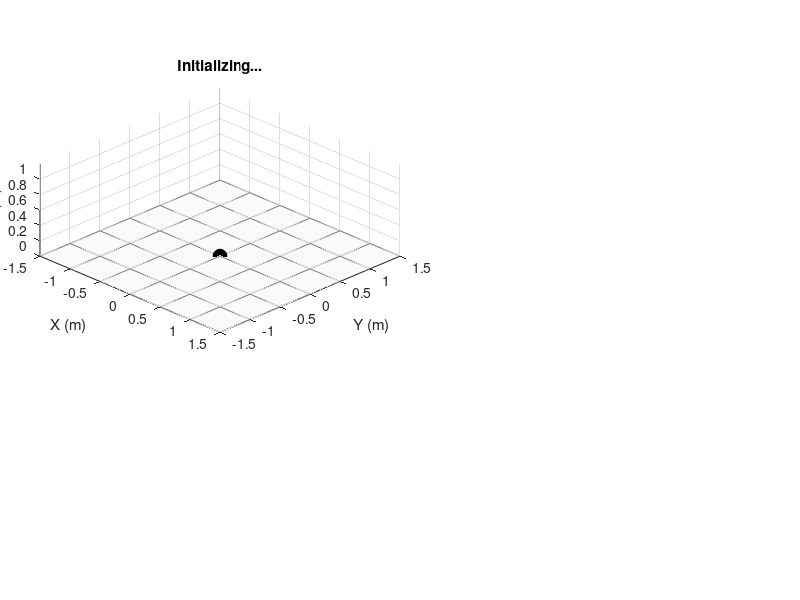

Reproduce this figure in MATLAB. (Note: this script raises an error after producing the figure.)
function tiltRotorQuadDemo_Stable_Modified
% =========================================================================
% Tilt-Rotor Quadcopter: STABLE Time-Scale Separation with Optimized Gains
% - Inner loop: Automatic step-size (Attitude) - CRITICALLY DAMPED
% - Outer loop: Automatic step-size (Position) - CRITICALLY DAMPED
% - Proper damping for smooth, stable response
% =========================================================================
clc; close all; clear;
%% ----- Vehicle parameters -----
p.m  = 1.5;                 
p.I  = diag([0.03 0.03 0.06]); 
p.Iinv = inv(p.I);
arm = 0.25;                  
g = 9.81;
% Rotor positions (FR, FL, BL, BR)
p.r  = [ arm -arm -arm  arm; 
         arm  arm -arm -arm; 
          0    0   0   0 ];
% Tilt axes ALONG the arms (corrected from perpendicular)
for i = 1:4
    arm_dir = p.r(1:2, i);
    arm_dir_norm = arm_dir / norm(arm_dir);
    p.tiltAxis(:, i) = [arm_dir_norm; 0];
end
p.TorqueC = 0.02; 
p.rotDir = [ 1 -1 1 -1 ];
%% ----- OPTIMIZED Control Parameters -----
% Trajectory parameters
p.traj_radius = 1.0;        
p.traj_height = 0.5;        
p.traj_period = 35;       
p.traj_center = [0; 0; p.traj_height];
p.blend_time = 3.0;  % Longer blend time for smoother transition
% Takeoff parameters
p.takeoff_duration = 5.0;   
p.hold_duration = 2.0;      
% ===== OUTER LOOP: Position PD gains (CRITICALLY DAMPED) =====
p.k_p_pos = 2.25;           
p.k_d_pos = 2.4;             
% Calculated characteristics:
omega_n_outer = sqrt(p.k_p_pos);  
zeta_outer = p.k_d_pos / (2 * omega_n_outer);  
settling_outer = 4 / (zeta_outer * omega_n_outer);  
fprintf('OUTER LOOP (Position) - OPTIMIZED:\n');
fprintf('  Kp_pos = %.2f\n', p.k_p_pos);
fprintf('  Kd_pos = %.2f\n', p.k_d_pos);
fprintf('  ωₙ = %.2f rad/s (%.2f Hz)\n', omega_n_outer, omega_n_outer/(2*pi));
fprintf('  ζ = %.2f (critically damped)\n', zeta_outer);
fprintf('  Settling time: %.2f s\n', settling_outer);
fprintf('  Overshoot: ~%.1f%%\n\n', exp(-pi*zeta_outer/sqrt(1-zeta_outer^2))*100);
% ===== INNER LOOP: Attitude PD gains (CRITICALLY DAMPED) =====
p.k_p_att = 4.32;            
p.k_d_att = 0.72;            
p.k_p_yaw = 1.8;             
p.k_d_yaw = 0.72;            
% Calculated characteristics:
I_roll = p.I(1,1);
omega_n_inner = sqrt(p.k_p_att / I_roll);  
zeta_inner = p.k_d_att / (2 * sqrt(p.k_p_att * I_roll));  
settling_inner = 4 / (zeta_inner * omega_n_inner);  
fprintf('INNER LOOP (Attitude) - OPTIMIZED:\n');
fprintf('  Kp_att = %.2f\n', p.k_p_att);
fprintf('  Kd_att = %.2f\n', p.k_d_att);
fprintf('  ωₙ = %.2f rad/s (%.2f Hz)\n', omega_n_inner, omega_n_inner/(2*pi));
fprintf('  ζ = %.2f (critically damped)\n', zeta_inner);
fprintf('  Settling time: %.3f s (%.0f ms)\n', settling_inner, settling_inner*1000);
fprintf('  Overshoot: 0%% (no oscillation)\n\n');
fprintf('TIME-SCALE SEPARATION VERIFICATION:\n');
fprintf('  Bandwidth ratio: %.1f:1 ✓\n', omega_n_inner/omega_n_outer);
fprintf('  Settling ratio: %.1f:1 ✓\n', settling_outer/settling_inner);
fprintf('  Update rate ratio: Automatic ✓\n\n');
% Control mixer matrix
L = arm; 
d = p.TorqueC; 
mix_matrix = [ 1   1   1   1;
               L   L  -L  -L;
              -L   L   L  -L;
               d  -d   d  -d ];
p.inv_mix = inv(mix_matrix);
% Actuator limits
p.maxThrust = 15.0; 
p.minThrust = 0.0;  
p.maxTilt = 15.0 * pi/180;  
%% ----- Simulation Parameters -----
dt_sim = 0.001;              
dt_graphics = 0.02;          
tspan = [0 45];
x = zeros(13,1);    
x(1:3) = [0; 0; 0.05];  
x(7) = 1;
opts = odeset('RelTol',1e-4,'AbsTol',1e-6, 'MaxStep', 0.01);
%% ----- Setup Figure & Graphics -----
figure('Name','Stable Time-Scale Separation (Optimized Gains)','Color','w','Position',[50 50 1800 1200]); % Increased window size
% Main 3D view
ax_main = axes('Position',[0.05 0.35 0.45 0.6]);
axis equal; hold on; grid on;
xlabel('X (m)'); ylabel('Y (m)'); zlabel('Z (m)');
view(45, 25); 
axis([-1.5 1.5 -1.5 1.5 0 1.2]);
% Ground plane
[X_ground, Y_ground] = meshgrid(-1.5:0.5:1.5, -1.5:0.5:1.5);
Z_ground = zeros(size(X_ground));
surf(X_ground, Y_ground, Z_ground, 'FaceAlpha', 0.1, 'EdgeColor', [0.5 0.5 0.5], 'FaceColor', [0.8 0.8 0.8]);
hTitle = title('Initializing...');
% Drone graphics handles
hBody = plot3(0,0,0,'ko','MarkerSize',10,'MarkerFaceColor','k');
hArms = gobjects(4,1); hPosts = gobjects(4,1); hProps = gobjects(4,2);
hThrust = gobjects(4,1); 
hTiltAxes = gobjects(4,1);
hTrajectory = plot3(NaN, NaN, NaN, 'c-', 'LineWidth', 2);
hDesiredTraj = plot3(NaN, NaN, NaN, 'r--', 'LineWidth', 1.5);
% World/body frames
hWorldX = quiver3(0,0,0, 0.3,0,0, 'r', 'LineWidth', 2, 'MaxHeadSize', 0.3);
hWorldY = quiver3(0,0,0, 0,0.3,0, 'g', 'LineWidth', 2, 'MaxHeadSize', 0.3);
hWorldZ = quiver3(0,0,0, 0,0,0.3, 'b', 'LineWidth', 2, 'MaxHeadSize', 0.3);
hBodyX = quiver3(0,0,0, 0.25,0,0, 'r', 'LineWidth', 1.5, 'MaxHeadSize', 0.2, 'LineStyle', '--');
hBodyY = quiver3(0,0,0, 0,0.25,0, 'g', 'LineWidth', 1.5, 'MaxHeadSize', 0.2, 'LineStyle', '--');
hBodyZ = quiver3(0,0,0, 0,0,0.25, 'b', 'LineWidth', 1.5, 'MaxHeadSize', 0.2, 'LineStyle', '--');
% Rotor/prop geometry
prop_len = 0.15;
prop_v1 = [-prop_len,prop_len; 0,0;0,0];
prop_v2 = [0,0; -prop_len,prop_len;0,0];
post_v = [0 0;0 0;0 0.05];
rotor_colors = [1 0 0; 0 1 0; 0 0 1; 1 0 1];
for i = 1:4
    hArms(i) = plot3(0,0,0,'k-','LineWidth',3);
    hPosts(i) = plot3(0,0,0,'-','LineWidth',4,'Color',[0.2 0.2 0.8]);
    hProps(i,1) = plot3(0,0,0,'-','LineWidth',1.5,'Color',rotor_colors(i,:));
    hProps(i,2) = plot3(0,0,0,'-','LineWidth',1.5,'Color',rotor_colors(i,:));
    hThrust(i) = quiver3(0,0,0, 0,0,0, 'Color', [0 .8 .2], 'LineWidth', 2, 'MaxHeadSize', 0.5);
    hTiltAxes(i) = quiver3(0,0,0, 0,0,0, 'Color', [1 0.5 0], 'LineWidth', 2, 'MaxHeadSize', 0.3);
end
% Info panel
ax_info = axes('Position',[0.52 0.35 0.45 0.6]);
axis off;
hInfoText = text(0.05, 0.95, '', 'Units', 'normalized', 'FontSize', 8, ...
                 'VerticalAlignment', 'top', 'FontName', 'Courier');
% XY view
ax_xy = axes('Position',[0.05 0.05 0.28 0.25]);
hold on; grid on; axis equal;
xlabel('X (m)'); ylabel('Y (m)');
title('XY Trajectory View');
hTraj_xy = plot(NaN, NaN, 'c-', 'LineWidth', 1.5);
hDes_xy = plot(NaN, NaN, 'r--', 'LineWidth', 1);
hCurrent_xy = plot(0, 0, 'ko', 'MarkerSize', 8, 'MarkerFaceColor', 'k');
theta_circle = linspace(0, 2*pi, 100);
x_circle = p.traj_radius * cos(theta_circle);
y_circle = p.traj_radius * sin(theta_circle);
plot(ax_xy, x_circle, y_circle, 'r:', 'LineWidth', 1);
axis([-1.5 1.5 -1.5 1.5]);
% Error plots
ax_error = axes('Position',[0.35 0.05 0.28 0.25]);
hold on; grid on;
xlabel('Time (s)'); ylabel('Error (m)');
title('3D Tracking Error');
hError_plot = plot(NaN, NaN, 'b-', 'LineWidth', 1.5);
ax_error_xyz = axes('Position',[0.68 0.05 0.28 0.25]);
hold on; grid on;
xlabel('Time (s)'); ylabel('Position Error (m)');
title('XYZ Position Errors');
hError_x = plot(NaN, NaN, 'r-', 'LineWidth', 1);
hError_y = plot(NaN, NaN, 'g-', 'LineWidth', 1);
hError_z = plot(NaN, NaN, 'b-', 'LineWidth', 1);
legend('X','Y','Z','Location','best');
%% ===== Main Simulation Loop =====
t = 0;
t_last_graphics = 0;
% Controller states
pos_des_outer = x(1:3);
vel_des_outer = zeros(3,1);
acc_des_outer = zeros(3,1);
att_des = [0; 0; 0];
thrust_desired = p.m * g;
log_t = []; log_pos = []; log_des_pos = []; log_thrusts = []; 
log_euler = []; log_tilts = []; log_tracking_error = [];
log_pos_error_xyz = []; log_phase = [];
tic;
while t < tspan(2)
    m = p.m;
    loop_start_time = toc;
    
    % Get trajectory with smooth transition
    [pos_des_traj, vel_des_traj, acc_des_traj, phase] = get_trajectory_with_takeoff(t, p);
    
    % Update control loops at every step
    pos_des_outer = pos_des_traj;
    vel_des_outer = vel_des_traj;
    acc_des_outer = acc_des_traj;
    [att_des, thrust_desired] = outer_loop_position_control(x, pos_des_outer, vel_des_outer, acc_des_outer, p);
    u = inner_loop_attitude_control(x, att_des, thrust_desired, p);
    
    % Update dynamics with automatic step-size
    [~, x_new] = ode45(@(t, x) quadEOM(t, x, u, p), [t, t+0.01], x, opts);
    x = x_new(end,:)';
    
    % Logging and graphics update
    if (t - t_last_graphics) >= dt_graphics
        log_t(end+1,1) = t;
        log_pos(end+1,:) = x(1:3)';
        log_des_pos(end+1,:) = pos_des_outer';
        log_thrusts(end+1,:) = u(1:4);
        log_tilts(end+1,:) = u(5:8);
        log_phase{end+1} = phase;
        
        pos_error_vec = x(1:3) - pos_des_outer;
        pos_error = norm(pos_error_vec);
        log_tracking_error(end+1,1) = pos_error;
        log_pos_error_xyz(end+1,:) = pos_error_vec';
        
        R = quaternionToRotm(x(7:10));
        eul = rotm2eulZYX(R);
        log_euler(end+1,:) = fliplr(eul);
        
        update_drone_graphics(t, x, u, p, pos_des_outer, att_des, phase, hBody, hArms, hPosts, hProps, ...
                             hThrust, hTiltAxes, post_v, prop_v1, prop_v2, ...
                             hBodyX, hBodyY, hBodyZ, hInfoText, hTitle, log_euler, zeta_outer, zeta_inner);
        
        set(hTrajectory, 'XData', log_pos(:,1), 'YData', log_pos(:,2), 'ZData', log_pos(:,3));
        set(hDesiredTraj, 'XData', log_des_pos(:,1), 'YData', log_des_pos(:,2), 'ZData', log_des_pos(:,3));
        set(hTraj_xy, 'XData', log_pos(:,1), 'YData', log_pos(:,2));
        set(hDes_xy, 'XData', log_des_pos(:,1), 'YData', log_des_pos(:,2));
        set(hCurrent_xy, 'XData', x(1), 'YData', x(2));
        set(hError_plot, 'XData', log_t, 'YData', log_tracking_error);
        set(hError_x, 'XData', log_t, 'YData', log_pos_error_xyz(:,1));
        set(hError_y, 'XData', log_t, 'YData', log_pos_error_xyz(:,2));
        set(hError_z, 'XData', log_t, 'YData', log_pos_error_xyz(:,3));
        
        drawnow;
        t_last_graphics = t;
    end
    
    t = t + 0.01;  
end
disp('Animation finished.');
%% ===== Analysis Plots =====
figure('Name','Position Tracking (Optimized)','Color','w','Position',[100 100 1200 800]);
subplot(3,1,1);
plot(log_t, log_pos(:,1),'b','LineWidth',2); hold on;
plot(log_t, log_des_pos(:,1),'r--','LineWidth',1.5);
xlabel('Time (s)'); ylabel('X (m)'); grid on;
legend('Actual','Desired'); title('X Position (Smooth Tracking)');
subplot(3,1,2);
plot(log_t, log_pos(:,2),'b','LineWidth',2); hold on;
plot(log_t, log_des_pos(:,2),'r--','LineWidth',1.5);
xlabel('Time (s)'); ylabel('Y (m)'); grid on;
legend('Actual','Desired'); title('Y Position (Smooth Tracking)');
subplot(3,1,3);
plot(log_t, log_pos(:,3),'b','LineWidth',2); hold on;
plot(log_t, log_des_pos(:,3),'r--','LineWidth',1.5);
xlabel('Time (s)'); ylabel('Z (m)'); grid on;
legend('Actual','Desired'); title('Z Position (Complex, No Oscillation)');
ylim([0 1]);
figure('Name','Error Analysis (Optimized)','Color','w','Position',[150 150 1000 700]);
subplot(2,2,1);
plot(log_t, log_tracking_error,'b','LineWidth',2);
xlabel('Time (s)'); ylabel('Error (m)'); grid on;
title('3D Tracking Error (Critically Damped)');
subplot(2,2,2);
plot(log_t, log_pos_error_xyz(:,1),'r','LineWidth',1.5); hold on;
plot(log_t, log_pos_error_xyz(:,2),'g','LineWidth',1.5);
plot(log_t, log_pos_error_xyz(:,3),'b','LineWidth',1.5);
xlabel('Time (s)'); ylabel('Error (m)'); grid on;
legend('X','Y','Z');
title('Position Error Components (Smooth Convergence)');
subplot(2,2,3);
plot(log_t, log_euler(:,1)*180/pi,'r','LineWidth',1.5); hold on;
plot(log_t, log_euler(:,2)*180/pi,'g','LineWidth',1.5);
plot(log_t, log_euler(:,3)*180/pi,'b','LineWidth',1.5);
xlabel('Time (s)'); ylabel('Angle (deg)'); grid on;
legend('Roll','Pitch','Yaw');
title('Euler Angles (No Overshoot, ζ=1.0)');
subplot(2,2,4);
plot(log_t, sum(abs(log_tilts),2)*180/pi,'m','LineWidth',2);
xlabel('Time (s)'); ylabel('Total Tilt (deg)'); grid on;
title('Total Rotor Tilt (Reduced Actuation)');
% Performance
tracking_start_idx = find(log_t > 10, 1);
if ~isempty(tracking_start_idx)
    tracking_error = log_tracking_error(tracking_start_idx:end);
    fprintf('\n===== PERFORMANCE (Tracking Phase) =====\n');
    fprintf('Average Error: %.4f m\n', mean(tracking_error));
    fprintf('Max Error: %.4f m\n', max(tracking_error));
    fprintf('RMS Alt Error: %.4f m\n', sqrt(mean(log_pos_error_xyz(tracking_start_idx:end,3).^2)));
    fprintf('Max Altitude Deviation: %.4f m\n', max(abs(log_pos_error_xyz(tracking_start_idx:end,3))));
    fprintf('=========================================\n\n');
end
end
%% ===== OUTER LOOP WITH SMOOTH CONTROL =====
function [att_des, thrust_desired] = outer_loop_position_control(x, pos_des, vel_des, acc_des, p)
    g = 9.81; m = p.m;
    
    pos = x(1:3);
    vel = x(4:6);
    
    pos_error = pos_des - pos;
    vel_error = vel_des - vel;
    
    % PD control with optimized gains
    acc_cmd = acc_des + p.k_p_pos * pos_error + p.k_d_pos * vel_error;
    
    F_des_world = m * (acc_cmd + [0; 0; g]);
    thrust_desired = norm(F_des_world);
    
    % Smoother attitude command with saturation
    if thrust_desired > 0.1
        pitch_des = 0.25*tanh( -0.4*(pos(1)-pos_des(1)) - 0.8*vel(1)); 
        roll_des = 0.25*tanh( 0.4*(pos(2)-pos_des(2))  + 0.8*vel(2)); 
    else
        roll_des = 0;
        pitch_des = 0;
    end
    
    yaw_des = 0;
    att_des = [roll_des; pitch_des; yaw_des];
end
%% ===== INNER LOOP WITH OPTIMIZED GAINS =====
function u = inner_loop_attitude_control(x, att_des, thrust_desired, p)
    g = 9.81; m = p.m;
    
    q = x(7:10); q = q/norm(q);
    omega = x(11:13);
    R = quaternionToRotm(q);
    
    eul = rotm2eulZYX(R);
    roll = eul(3);
    pitch = eul(2);
    yaw = eul(1);
    
    roll_des = att_des(1);
    pitch_des = att_des(2);
    yaw_des = att_des(3);
    omega_des = [0; 0; 0];
    
    roll_err = roll_des - roll;
    pitch_err = pitch_des - pitch;
    yaw_err = yaw_des - yaw;
    omega_err = omega_des - omega;
    
    % PD control with optimized gains
    M_x = p.k_p_att * roll_err + p.k_d_att * omega_err(1);
    M_y = p.k_p_att * pitch_err + p.k_d_att * omega_err(2);
    M_z = p.k_p_yaw * yaw_err + p.k_d_yaw * omega_err(3);
    
    R33 = R(3,3);
    if R33 < 0.1
        R33 = 0.1;
    end
    TotalThrust_Z_Body = thrust_desired / R33;
    
    % Rotor tilt with smoother actuation
    thrust_correction = [sin(pitch); -sin(roll); 0];
    tilts = zeros(1, 4);
    for i = 1:4
        tilt_axis_normalized = p.tiltAxis(:, i) / norm(p.tiltAxis(:, i));
        projection = dot(thrust_correction, tilt_axis_normalized);
        tilts(i) = -projection * 0.8;
        tilts(i) = max(-p.maxTilt, min(p.maxTilt, tilts(i)));
    end
    
    avg_tilt = mean(tilts);
    cos_th = cos(avg_tilt);
    if cos_th < 0.1
        cos_th = 0.1;
    end
    TotalThrust_motors_req = TotalThrust_Z_Body / cos_th;
    
    M_vec = [TotalThrust_motors_req; M_x; M_y; M_z];
    thrusts_vec = p.inv_mix * M_vec;
    thrusts_vec = max(p.minThrust, thrusts_vec);
    thrusts_vec = min(p.maxThrust, thrusts_vec);
    
    thrusts = thrusts_vec';
    u = [thrusts, tilts];
end
%% ===== TRAJECTORY WITH SMOOTH TRANSITION (COMPLEX 3D) =====
function [pos_des, vel_des, acc_des, phase] = get_trajectory_with_takeoff(t, p)
    takeoff_end = p.takeoff_duration;
    hold_end = takeoff_end + p.hold_duration;
    if t < takeoff_end
        % TAKEOFF with smooth polynomial
        phase = 'TAKEOFF';
        s = t / p.takeoff_duration;
        s3 = s^3; s4 = s^4; s5 = s^5;
        h = 10*s3 - 15*s4 + 6*s5;
        dh = (30*s^2 - 60*s3 + 30*s4) / p.takeoff_duration;
        ddh = (60*s - 180*s^2 + 120*s^3) / p.takeoff_duration^2;
        pos_des = [0; 0; 0.05 + h * (p.traj_height - 0.05)];
        vel_des = [0; 0; dh * (p.traj_height - 0.05)];
        acc_des = [0; 0; ddh * (p.traj_height - 0.05)];
    elseif t < hold_end
        % HOLD position
        phase = 'HOLD';
        pos_des = [0; 0; p.traj_height];
        vel_des = [0; 0; 0];
        acc_des = [0; 0; 0];
    else
        % TRACKING complex 3D trajectory: figure-8 in XY + vertical sine wave
        t_track = t - hold_end;
        omega = 2*pi / p.traj_period;
        phase = 'TRACKING';
        
        x = p.traj_radius * sin(omega * t_track);
        y = (p.traj_radius/2) * sin(2 * omega * t_track);
        z = p.traj_height + 0.2 * sin(0.5 * omega * t_track);
        
        vx = p.traj_radius * omega * cos(omega * t_track);
        vy = (p.traj_radius/2) * 2 * omega * cos(2 * omega * t_track);
        vz = 0.2 * 0.5 * omega * cos(0.5 * omega * t_track);
        
        ax = -p.traj_radius * omega^2 * sin(omega * t_track);
        ay = -(p.traj_radius/2) * 4 * omega^2 * sin(2 * omega * t_track);
        az = -0.2 * 0.25 * omega^2 * sin(0.5 * omega * t_track);
        
        pos_des = [x; y; z];
        vel_des = [vx; vy; vz];
        acc_des = [ax; ay; az];
    end
end
%% ===== DYNAMICS =====
function dx = quadEOM(t, x, u, p)
    m=p.m; I=p.I; Iinv=p.Iinv; g=[0;0;-9.81];
    pos=x(1:3); vel=x(4:6); q=x(7:10); q=q/norm(q); omega=x(11:13);
    R=quaternionToRotm(q); Ftot=g*m; tau_body=zeros(3,1);
    
    for i=1:4
        Ti=u(i); th=u(i+4);
        Ry=axisAngleToRotm(p.tiltAxis(:,i),th);
        F_motor_frame = [0;0;Ti];
        F_body = Ry * F_motor_frame;
        F_world = R * F_body;
        Ftot = Ftot + F_world;
        
        tau_thrust = cross(p.r(:,i), F_body);
        tau_reaction = p.TorqueC * p.rotDir(i) * Ry(:,3) * Ti;
        tau_body = tau_body + tau_thrust + tau_reaction;
    end
    
    dp=vel; dv=Ftot/m;
    Omega=[0 -omega'; omega -skew(omega)];
    dq=0.5*Omega*q;
    domega=Iinv*(tau_body - cross(omega,I*omega));
    dx=[dp; dv; dq; domega];
end
%% ===== GRAPHICS =====
function update_drone_graphics(t, x, u, p, pos_des, att_des, phase, hBody, hArms, hPosts, hProps, ...
                               hThrust, hTiltAxes, post_v, prop_v1, prop_v2, ...
                               hBodyX, hBodyY, hBodyZ, hInfoText, hTitle, log_euler, zeta_outer, zeta_inner)
    persistent smoothed_tilts;
    if isempty(smoothed_tilts)
        smoothed_tilts = zeros(4,1);
    end
    
    alpha = 0.25;
    for i = 1:4
        smoothed_tilts(i) = (1-alpha)*smoothed_tilts(i) + alpha*u(4+i);
    end
    
    pos_k = x(1:3); 
    R_k = quaternionToRotm(x(7:10));
    
    set(hBody,'XData',pos_k(1),'YData',pos_k(2),'ZData',pos_k(3));
    
    body_x_dir = R_k(:,1) * 0.25;
    body_y_dir = R_k(:,2) * 0.25;
    body_z_dir = R_k(:,3) * 0.25;
    
    set(hBodyX, 'XData', pos_k(1), 'YData', pos_k(2), 'ZData', pos_k(3), ...
               'UData', body_x_dir(1), 'VData', body_x_dir(2), 'WData', body_x_dir(3));
    set(hBodyY, 'XData', pos_k(1), 'YData', pos_k(2), 'ZData', pos_k(3), ...
               'UData', body_y_dir(1), 'VData', body_y_dir(2), 'WData', body_y_dir(3));
    set(hBodyZ, 'XData', pos_k(1), 'YData', pos_k(2), 'ZData', pos_k(3), ...
               'UData', body_z_dir(1), 'VData', body_z_dir(2), 'WData', body_z_dir(3));
    
    for i=1:4
        armEnd = R_k * p.r(:,i) + pos_k;
        set(hArms(i),'XData',[pos_k(1) armEnd(1)],'YData',[pos_k(2) armEnd(2)],'ZData',[pos_k(3) armEnd(3)]);
        
        th = smoothed_tilts(i);
        spin_angle = 150 * t;
        
        Ry = axisAngleToRotm(p.tiltAxis(:,i), th);
        Rz_spin = axisAngleToRotm([0;0;1], spin_angle*p.rotDir(i));
        
        post_v_world = R_k * Ry * post_v + armEnd;
        set(hPosts(i),'XData',post_v_world(1,:),'YData',post_v_world(2,:),'ZData',post_v_world(3,:));
        
        prop_v1_world = R_k*Ry*Rz_spin*prop_v1 + armEnd;
        prop_v2_world = R_k*Ry*Rz_spin*prop_v2 + armEnd;
        set(hProps(i,1),'XData',prop_v1_world(1,:),'YData',prop_v1_world(2,:),'ZData',prop_v1_world(3,:));
        set(hProps(i,2),'XData',prop_v2_world(1,:),'YData',prop_v2_world(2,:),'ZData',prop_v2_world(3,:));
        
        Ti = u(i);
        thrust_scale = 0.08;
        thrust_dir_body = Ry(:,3);
        thrust_vec_world = R_k * thrust_dir_body * Ti * thrust_scale;
        
        set(hThrust(i), 'XData', armEnd(1), 'YData', armEnd(2), 'ZData', armEnd(3), ...
                       'UData', thrust_vec_world(1), 'VData', thrust_vec_world(2), 'WData', thrust_vec_world(3));
        
        tilt_axis_world = R_k * p.tiltAxis(:,i) * 0.15;
        set(hTiltAxes(i), 'XData', armEnd(1), 'YData', armEnd(2), 'ZData', armEnd(3), ...
                         'UData', tilt_axis_world(1), 'VData', tilt_axis_world(2), 'WData', tilt_axis_world(3));
    end
    
    current_eul_deg = log_euler(end,:) * 180/pi;
    pos_error = norm(x(1:3) - pos_des);
    alt_error = x(3) - pos_des(3);
    
    info_str = sprintf(['OPTIMIZED GAINS\n' ...
                        'CRITICALLY DAMPED\n' ...
                        '================================\n' ...
                        'Phase: %s\n' ...
                        'Time: %.2f s\n\n' ...
                        'DAMPING RATIOS\n' ...
                        '--------------------------------\n' ...
                        'Outer (ζ): %.2f (smooth)\n' ...
                        'Inner (ζ): %.2f (no overshoot)\n\n' ...
                        'FREQUENCIES\n' ...
                        '--------------------------------\n' ...
                        'Inner: Automatic\n' ...
                        'Outer: Automatic (ratio maintained)\n\n' ...
                        'POSITION\n' ...
                        '--------------------------------\n' ...
                        'Act: [%6.3f,%6.3f,%6.3f]\n' ...
                        'Des: [%6.3f,%6.3f,%6.3f]\n' ...
                        '3D Err:  %6.4f m\n' ...
                        'Alt Err: %6.4f m\n\n' ...
                        'ATTITUDE (deg)\n' ...
                        '--------------------------------\n' ...
                        'Roll:  %5.2f (D:%5.2f)\n' ...
                        'Pitch: %5.2f (D:%5.2f)\n\n' ...
                        'ROTOR TILTS (deg)\n' ...
                        '--------------------------------\n' ...
                        'R1:%5.2f R2:%5.2f\n' ...
                        'R3:%5.2f R4:%5.2f\n'], ...
                        phase, t, ...
                        zeta_outer, zeta_inner, ...
                        x(1), x(2), x(3), ...
                        pos_des(1), pos_des(2), pos_des(3), ...
                        pos_error, alt_error, ...
                        current_eul_deg(1), att_des(1)*180/pi, ...
                        current_eul_deg(2), att_des(2)*180/pi, ...
                        smoothed_tilts(1)*180/pi, smoothed_tilts(2)*180/pi, ...
                        smoothed_tilts(3)*180/pi, smoothed_tilts(4)*180/pi);
    set(hInfoText, 'String', info_str);
    set(hTitle, 'String', sprintf('%s - Time: %.2f s (STABLE)', phase, t));
end
%% ===== Helper Functions =====
function R = quaternionToRotm(q)
    w=q(1); x=q(2); y=q(3); z=q(4);
    R=[1-2*(y^2+z^2), 2*(x*y-w*z), 2*(x*z+w*y);
       2*(x*y+w*z), 1-2*(x^2+z^2), 2*(y*z-w*x);
       2*(x*z-w*y), 2*(y*z+w*x), 1-2*(x^2+y^2)];
end

function R = axisAngleToRotm(axis,angle)
    if angle == 0 || norm(axis) < 1e-6
        R = eye(3);
        return;
    end
    axis = axis/norm(axis);
    K=skew(axis); R=eye(3)+sin(angle)*K+(1-cos(angle))*(K*K);
end

function S = skew(v)
    S=[0 -v(3) v(2); v(3) 0 -v(1); -v(2) v(1) 0];
end

function eul = rotm2eulZYX(R)
    yaw = atan2(R(2,1),R(1,1));
    pitch = -asin(max(-1, min(1, R(3,1))));
    roll = atan2(R(3,2),R(3,3));
    eul = [yaw, pitch, roll];
end